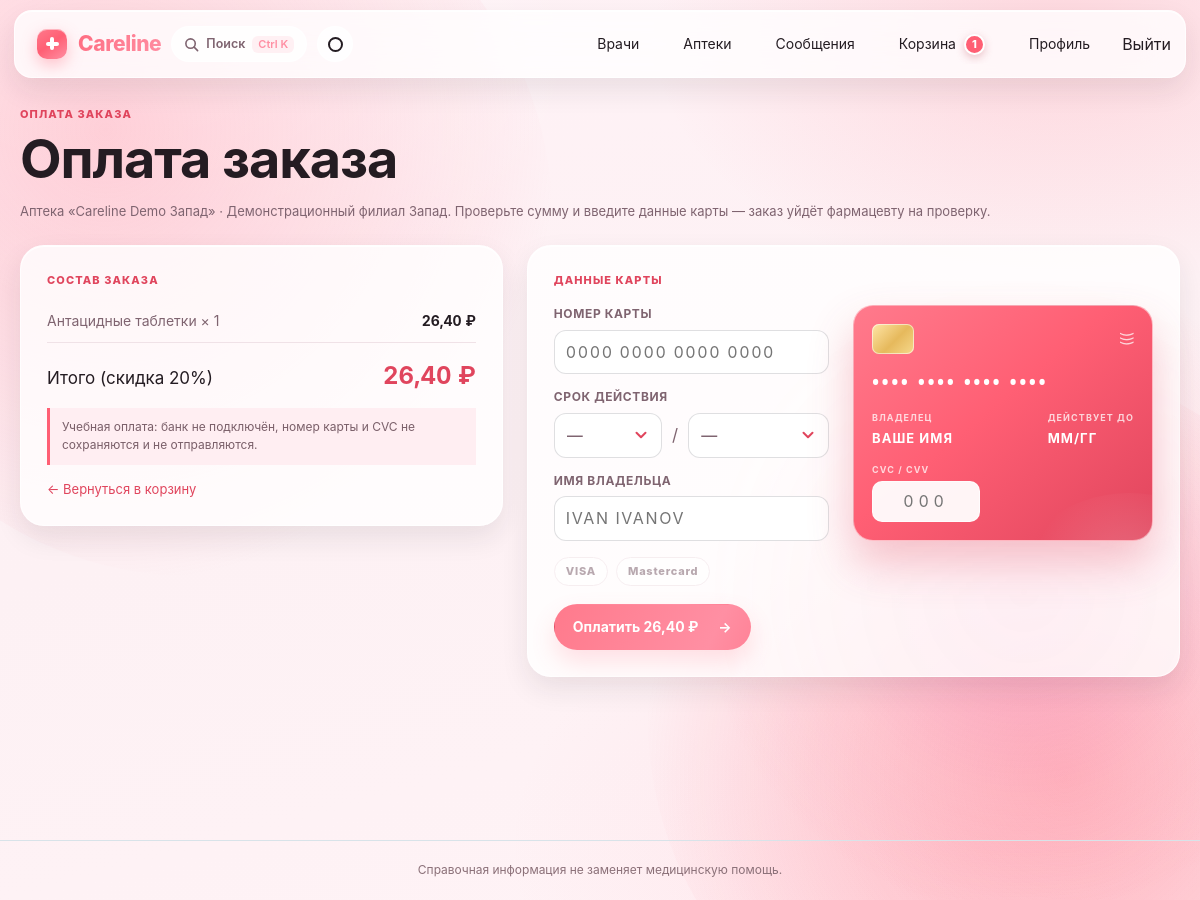
/cart/checkout/4/ (signed in), run on the app's committed database.
### myapp/models.py (models this page shows, shortened)
class Pharmacy(models.Model):
	name = models.CharField(max_length=150)
	address = models.CharField(max_length=255)
	is_open = models.BooleanField(default=True)
	description = models.TextField(blank=True, default='')
	rating = models.DecimalField(max_digits=3, decimal_places=2, default=4.80)
	review_count = models.PositiveIntegerField(default=0)
	medicines = models.ManyToManyField('Medicine', related_name='pharmacies', blank=True)

class ShoppingCartItem(models.Model):
	user = models.ForeignKey(User, on_delete=models.CASCADE, related_name='shopping_cart_items')
	pharmacy = models.ForeignKey(Pharmacy, on_delete=models.CASCADE, related_name='shopping_cart_items')
	medicine = models.ForeignKey(Medicine, on_delete=models.CASCADE, related_name='shopping_cart_items')
	quantity = models.PositiveSmallIntegerField(
		default=1,
		validators=[MinValueValidator(1), MaxValueValidator(99)],
	)
	created_at = models.DateTimeField(auto_now_add=True)
	class Meta:
		constraints = [
			models.UniqueConstraint(
				fields=['user', 'pharmacy', 'medicine'],
				name='one_cart_item_per_user_pharmacy_medicine',
			),
		]

class Medicine(models.Model):
	class DosageForm(models.TextChoices):
		TABLET = 'TABLET', 'Таблетки'
		CAPSULE = 'CAPSULE', 'Капсулы'
		SYRUP = 'SYRUP', 'Сироп'
		SUPPOSITORY = 'SUPPOSITORY', 'Суппозитории'
		AMPOULE = 'AMPOULE', 'Ампулы'
		OINTMENT = 'OINTMENT', 'Мазь'
	name = models.CharField(max_length=150)
	active_ingredient = models.CharField(max_length=150, blank=True)
	image = models.ImageField(upload_to='medicines/', blank=True, null=True)
	categories = models.ManyToManyField(MedicineCategory, related_name='medicines', blank=True)
	dosage_form = models.CharField(max_length=20, choices=DosageForm.choices)
	price = models.DecimalField(max_digits=10, decimal_places=2)
	primary_color = models.CharField(max_length=7, default='#2E8B72')
	secondary_color = models.CharField(max_length=7, default='#E4F2EC')
	is_available = models.BooleanField(default=True)

### myapp/views.py (the view, shortened to what this page needs)
# urls.py: path('cart/checkout/<int:pharmacy_id>/', PharmacyCheckoutView.as_view(), name='cart_checkout'),
class PharmacyCheckoutView(LoginRequiredMixin, View):
	def get(self, request, pharmacy_id):
		pharmacy = get_object_or_404(Pharmacy, pk=pharmacy_id, is_open=True)
		patient, created = PatientProfile.objects.get_or_create(user=request.user)
		discount, created = PatientDiscount.objects.get_or_create(patient=patient)
		items, total = self._cart_snapshot(request, pharmacy, discount)
		if not items:
			messages.error(request, 'Корзина этой аптеки пуста.')
			return redirect('cart')
		return render(request, 'myapp/payment.html', {
			'pharmacy': pharmacy,
			'items': items,
			'total': total,
			'discount_percent': discount.discount_percent,
			'payment_form': CardPaymentForm(),
		})
	@staticmethod
	def _cart_snapshot(request, pharmacy, discount):
		items = list(
			ShoppingCartItem.objects.filter(user=request.user, pharmacy=pharmacy)
			.select_related('medicine')
			.order_by('medicine__name')
		)
		total = Decimal('0.00')
		for item in items:
			item.unit_price = get_discounted_price(item.medicine.price, discount.discount_percent)
			item.line_total = item.unit_price * item.quantity
			total += item.line_total
		return items, total

### myapp/services.py (called while the page is built)
def get_discounted_price(price, discount_percent):
    discount_multiplier = Decimal(100 - discount_percent) / Decimal(100)
    return (price * discount_multiplier).quantize(Decimal('0.01'))

### myapp/templates/myapp/payment.html (shortened to what this page needs)
{% extends 'myapp/base.html' %}
{% block content %}
    <p class="eyebrow">ОПЛАТА ЗАКАЗА</p>
    <h1>Оплата заказа</h1>
    <p class="muted">Аптека «{{ pharmacy.name }}» · {{ pharmacy.address }}. Проверьте сумму и введите данные карты — заказ уйдёт фармацевту на проверку.</p>
    <section class="payment-page">
        <div class="payment-summary">
            <p class="eyebrow">СОСТАВ ЗАКАЗА</p>
            <div class="payment-summary-items">
                {% for item in items %}
                    <div class="payment-summary-row">
                        <span>{{ item.medicine.name }} × {{ item.quantity }}</span>
                        <strong>{{ item.line_total }} ₽</strong>
                    </div>
                {% endfor %}
            </div>
            <div class="payment-summary-total">
                <span>Итого{% if discount_percent %} (скидка {{ discount_percent }}%){% endif %}</span>
                <strong>{{ total }} ₽</strong>
            </div>
            <p class="payment-disclaimer">Учебная оплата: банк не подключён, номер карты и CVC не сохраняются и не отправляются.</p>
            <a class="payment-back" href="{% url 'cart' %}">← Вернуться в корзину</a>
        </div>
        <div class="payment-card-panel">
            <p class="eyebrow">ДАННЫЕ КАРТЫ</p>
            <form method="post" action="{% url 'cart_checkout' pharmacy.pk %}" class="pay-form">
                <div class="pay-grid">
                    <div class="pay-fields">
                        <div class="pay-field">
                            <label class="pay-label" for="{{ payment_form.card_number.id_for_label }}">Номер карты</label>
                            {{ payment_form.card_number }}
                        </div>
                        <div class="pay-field">
                            <span class="pay-label" id="expiry-label">Срок действия</span>
                            <div class="pay-expiry" role="group" aria-labelledby="expiry-label">
                                {{ payment_form.exp_month }}
                                <span class="pay-expiry-sep" aria-hidden="true">/</span>
                                {{ payment_form.exp_year }}
                            </div>
                        </div>
                        <div class="pay-field">
                            <label class="pay-label" for="{{ payment_form.cardholder_name.id_for_label }}">Имя владельца</label>
                            {{ payment_form.cardholder_name }}
                        </div>
                        <div class="pay-brands" aria-hidden="true">
                            <span class="pay-brand" data-brand="visa">VISA</span>
                            <span class="pay-brand" data-brand="mastercard">Mastercard</span>
                        </div>
                    </div>
                    <div class="pay-card">
                        <div class="pay-card-top">
                            <span class="pay-card-chip" aria-hidden="true"></span>
                            <span class="pay-card-contactless" aria-hidden="true">)))</span>
                        </div>
                        <div class="pay-card-number" data-card-echo="number" aria-hidden="true">•••• •••• •••• ••••</div>
                        <div class="pay-card-meta">
                            <span class="pay-card-block">
                                <span class="pay-card-caption">Владелец</span>
                                <span class="pay-card-value" data-card-echo="holder" aria-hidden="true">ВАШЕ ИМЯ</span>
                            </span>
                            <span class="pay-card-block">
                                <span class="pay-card-caption">Действует до</span>
                                <span class="pay-card-value" data-card-echo="expiry" aria-hidden="true">ММ/ГГ</span>
                            </span>
                        </div>
                        <div class="pay-card-cvc">
                            <label class="pay-card-caption" for="{{ payment_form.cvc.id_for_label }}">CVC / CVV</label>
                            {{ payment_form.cvc }}
                        </div>
                    </div>
                </div>
                <div class="pay-actions">
                    <button class="button" type="submit">Оплатить {{ total }} ₽ <span>→</span></button>
                </div>
            </form>
        </div>
    </section>
{% endblock %}
{% block scripts %}
    {% load static %}
{% endblock %}

### myapp/static/myapp/style.css (style rules this page uses)
:root { color-scheme: light; --ink: #3b2b32; --muted: #8a6e77; --paper: #fff6f7; --white: #ffffff; --line: #f4dee3; --green: #ff8fa3; --green-dark: #e0455d; --mint: #ffeef2; --soft: #fff1ec; --amber: #c88725; --red: #e0455d; --sky: #edf3fc; --shadow: 0 18px 45px rgba(74, 46, 56, 0.09); }
* { box-sizing: border-box; }
html { scroll-behavior: smooth; }
body { margin: 0; background-color: var(--paper); background-image: linear-gradient(120deg, rgba(255, 246, 247,.96), rgba(255,255,255,.9) 50%, rgba(255, 236, 241,.9)); background-attachment: fixed; color: var(--ink); font-family: "Trebuchet MS", "Segoe UI", sans-serif; line-height: 1.55; }
a { color: var(--green-dark); text-decoration: none; }
.eyebrow { margin: 0 0 7px; color: var(--green-dark); font-size: 11px; font-weight: 800; letter-spacing: .08em; }
h1, h2, h3, p { margin-top: 0; }
h1 { margin-bottom: 13px; font-family: Georgia, serif; font-size: clamp(34px, 5vw, 54px); font-weight: 500; line-height: 1.07; }
.button { display: inline-flex; min-height: 46px; align-items: center; justify-content: center; gap: 20px; padding: 10px 18px; border: 1px solid var(--green); border-radius: 999px; background: linear-gradient(135deg, var(--green), #ff5f74); color: white; font: inherit; font-size: 14px; font-weight: 700; cursor: pointer; box-shadow: 0 18px 28px rgba(255, 95, 116, 0.22); transition: transform .2s ease, box-shadow .2s ease; }
.muted { color: var(--muted); font-size: 13px; }
input, textarea, select { width: 100%; min-height: 42px; padding: 9px 11px; border: 1px solid #ecd4da; border-radius: 12px; background: white; color: var(--ink); font: inherit; }
.container > section { animation: rise-in .5s ease-out both; }

### myapp/static/myapp/motion.css (style rules this page uses)
.button { position: relative; overflow: hidden; isolation: isolate; }
.button::before { position: absolute; content: ""; top: -60%; left: -80%; z-index: -1; width: 45%; height: 220%; background: linear-gradient(100deg, transparent, rgba(255,255,255,.45), transparent); transform: skewX(-22deg); transition: left .55s cubic-bezier(.2,.8,.2,1); }
input, textarea, select { transition: border-color .22s ease, box-shadow .22s ease, transform .22s ease; }

### data on the page
Pharmacy: name "Careline Demo Запад", address "Демонстрационный филиал Запад"
ShoppingCartItem: medicine.name "Антацидные таблетки", quantity "1", line_total "26,40"

### other printed values
{{ cart_count }} "1"
{{ discount_percent }} "20"
{{ total }} "26,40"
